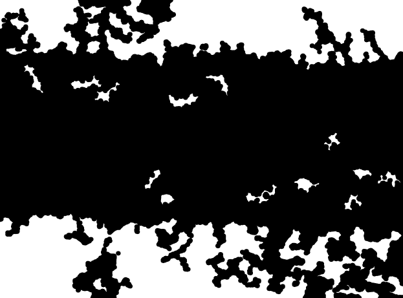
#> input picture html/rsc/src/400_OpenCV (OpenCV 파이썬 강좌)/ch_07_domain/morphology_ex_01.png, 403 x 298 px, found by its file name
$ jupyter execute '200_모폴로지 변두리 노이즈 제거.ipynb'
#> lines starting #> are read from the running program, lines starting #| are printed output that depends on the picture; after the words box and inside, x2 and y2 are one past the last pixel; in counts of white or black regions, pixels touching at a corner belong together
[cell 1]
import cv2
import numpy as np
import matplotlib.pyplot as plt

# 이미지 로드
image = cv2.imread('morphology_ex_01.png', cv2.IMREAD_GRAYSCALE)
#> image is the input picture: shape (298, 403); min 0, max 255, mean 77.5

# 이진화
_, binary = cv2.threshold(image, 128, 255, cv2.THRESH_BINARY)
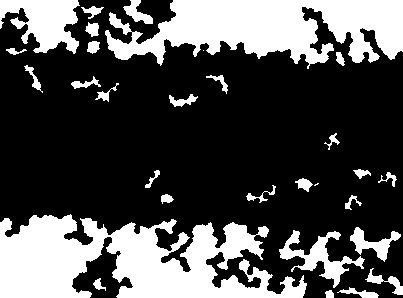
#> binary: shape (298, 403); 30.3% white; 30 white regions (2 under 20 px), largest, box (x1, y1, x2, y2) and area: (0, 214, 307, 298) 15863, (105, 0, 403, 69) 12740, (0, 0, 80, 54) 2702

# 비교할 Closing 및 Opening iteration 값 리스트
closing_iterations_list = [1, 2, 3, 4]  # Closing iteration 값
opening_iterations_list = [1, 2, 3, 4]  # Opening iteration 값

# 커널 정의
kernel = np.ones((5, 5), np.uint8)

# 그래프 설정 (Closing iteration X (Closing 결과 + Largest Black Area + Opening 결과))
fig, axes = plt.subplots(len(closing_iterations_list), len(opening_iterations_list) + 2, figsize=(18, 12))

for i, closing_iter in enumerate(closing_iterations_list):
    # 1️⃣ Closing 연산 적용 (작은 검은 점 제거)
    closing_result = cv2.morphologyEx(binary, cv2.MORPH_CLOSE, kernel, iterations=closing_iter)

    # 2️⃣ 연결 요소 분석 (가장 큰 검은색 영역 찾기)
    num_labels, labels, stats, _ = cv2.connectedComponentsWithStats(255 - closing_result, connectivity=8)

    # 3️⃣ 가장 큰 검은색 영역 선택 (배경 제외)
    largest_component = 1 + np.argmax(stats[1:, cv2.CC_STAT_AREA])  # 가장 넓은 검은색 객체

    # 4️⃣ 가장 큰 검은색 영역만 남기고 나머지 제거
    filtered = np.zeros_like(binary)
    filtered[labels == largest_component] = 0  # 검은색 유지
    filtered[labels != largest_component] = 255  # 다른 검정 영역 제거

    # 5️⃣ 첫 번째 열에 Closing 결과 출력
    axes[i, 0].imshow(closing_result, cmap='gray')
    axes[i, 0].set_title(f"Closing (iter={closing_iter})")
    axes[i, 0].axis("off")

    # 6️⃣ 두 번째 열에 Largest Black Area 출력
    axes[i, 1].imshow(filtered, cmap='gray')
    axes[i, 1].set_title(f"Largest Black Area")
    axes[i, 1].axis("off")

    # 7️⃣ Opening iteration 적용 후 비교
    for j, opening_iter in enumerate(opening_iterations_list):
        opened_result = cv2.morphologyEx(filtered, cv2.MORPH_OPEN, kernel, iterations=opening_iter)

        axes[i, j + 2].imshow(opened_result, cmap='gray')
        axes[i, j + 2].set_title(f"Opening (iter={opening_iter})")
        axes[i, j + 2].axis("off")
#> this loop made 4 passes
#> (num_labels, largest_component) on passes 1 to 4: (14, 1), (17, 4), (12, 5), (9, 4)
#> pass 1, `closing_result = cv2.morphologyEx(binary, cv2.MORPH_CLOSE, kernel, ite..`:
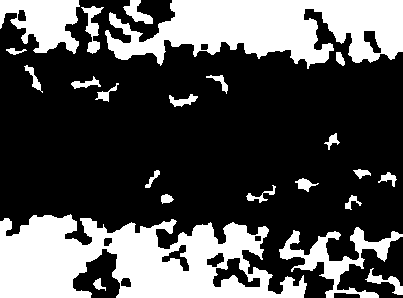
#> closing_result: shape (298, 403); 31.3% white; 23 white regions, largest, box (x1, y1, x2, y2) and area: (0, 214, 307, 298) 16292, (105, 0, 403, 69) 13058, (0, 0, 80, 54) 2803
#> pass 1, `num_labels, labels, stats, _ = cv2.connectedComponentsWithStats(255 - ..`:
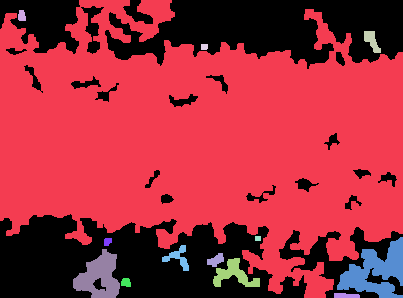
#> labels: shape (298, 403) int32; 14 distinct labels, from 0 to 13; one colour per label, 0 black
#> pass 2, `closing_result = cv2.morphologyEx(binary, cv2.MORPH_CLOSE, kernel, ite..`:
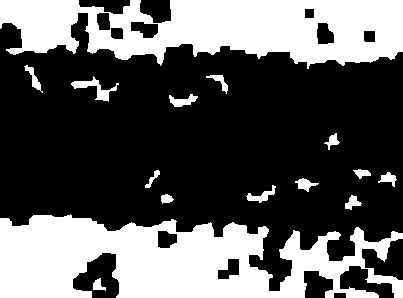
#> closing_result: shape (298, 403); 35.5% white; 15 white regions, largest, box (x1, y1, x2, y2) and area: (0, 214, 403, 298) 21808, (0, 0, 403, 69) 18808, (71, 76, 119, 102) 363
#> pass 2, `num_labels, labels, stats, _ = cv2.connectedComponentsWithStats(255 - ..`:
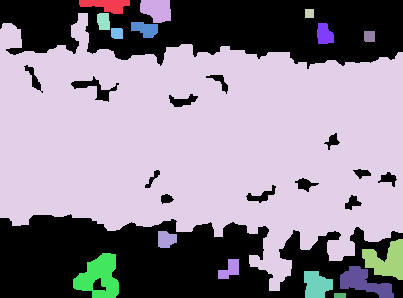
#> labels: shape (298, 403) int32; 17 distinct labels, from 0 to 16; one colour per label, 0 black
#> after the loop:
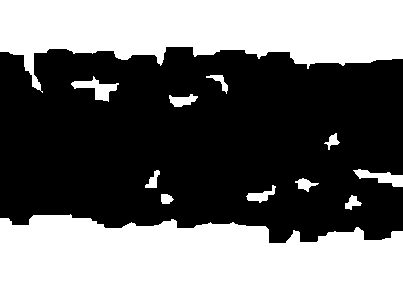
#> filtered: shape (298, 403); 44.4% white; 12 white regions, largest, box (x1, y1, x2, y2) and area: (0, 214, 403, 298) 28533, (0, 0, 403, 93) 22662, (71, 76, 119, 102) 479

plt.tight_layout()
plt.show()
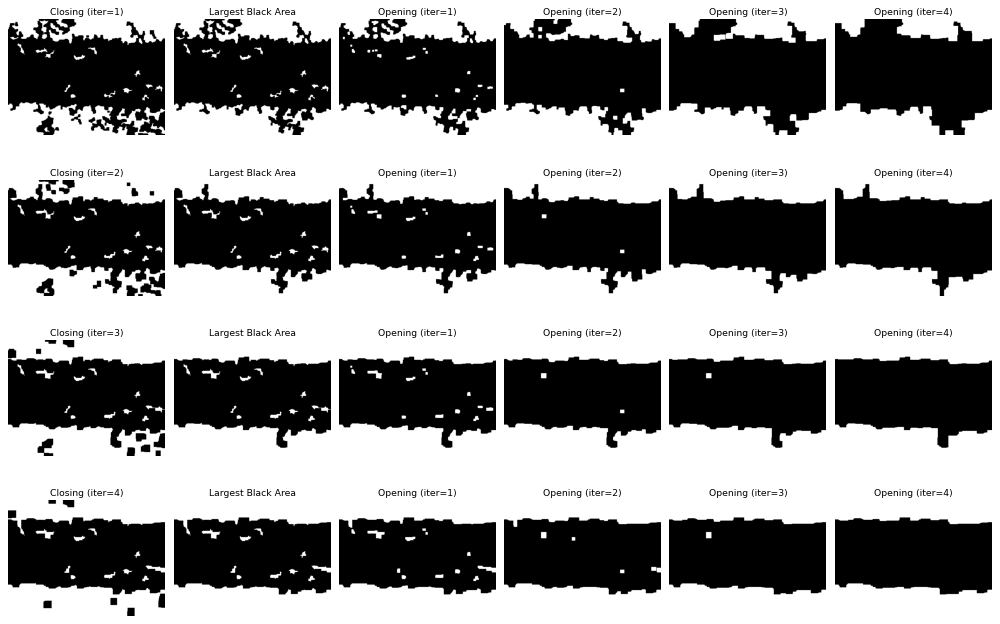
#> figure drawn by matplotlib, 24 panels
